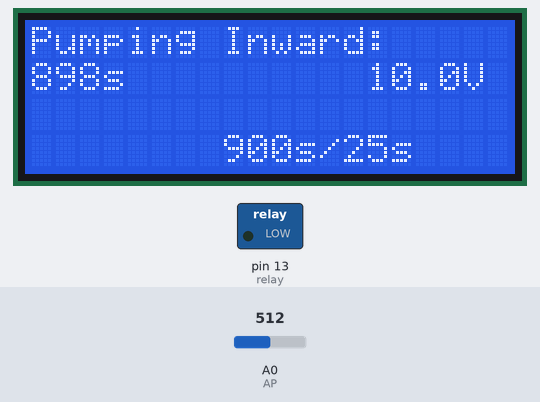
The sketch below on a simulated Arduino Uno, built with avr-gcc and run on an emulated ATmega328P. Shown: 20×4 character LCD, switched loads named in the sketch (green lamp = pin HIGH). Inputs (shaded band) come from the test bench; at power-on: A0 (AP) = 512.

Above: at 1.2 s.
1.3 s: A0 (AP) set to 716
At 2.6 s:
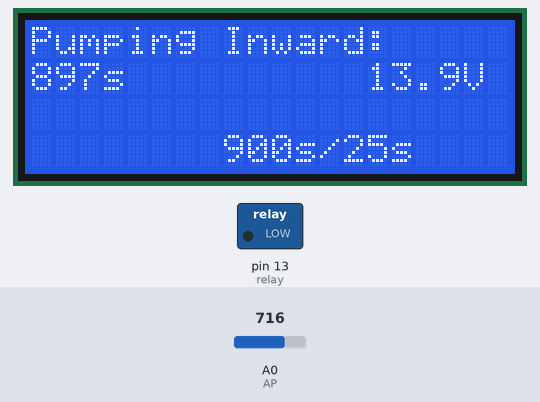
3.5 s: A0 (AP) set to 900
At 4.8 s:
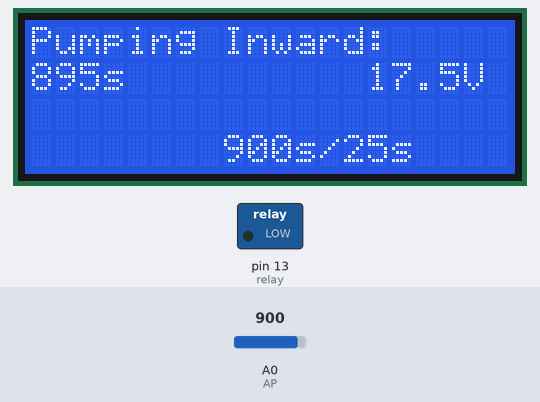
5.5 s: A0 (AP) set to 1023
At 6.8 s:
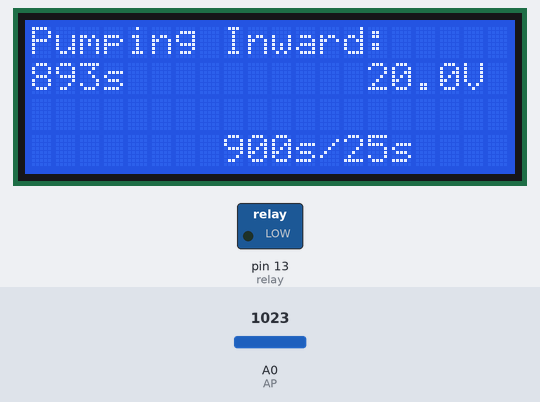
Timing chart, 0 to 8.5 s (numbered marks = the images above; inputs shaded):
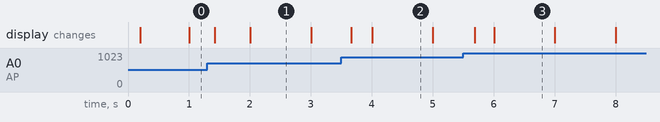

The sketch:

code2.ino
```cpp
#include <LiquidCrystal.h>
LiquidCrystal lcd(12, 11, 7, 6, 5, 4);//First two are PWM; last four are digital.

unsigned long ITP = 900;//seconds, inlet time period.
unsigned long OTP = 25;//seconds, outlet time period.

const int relay =  13;//Digital pin number.

//Voltage reader constants.
const int AP = 0;//Analog read pin for the voltage read.
const int R1 = 10000;//Resistor 1 Ohms.
const int R2 = 3330;//Resistor 2 Ohms.
unsigned long VRT=200;//Voltage refresh time, milliseconds. Real-time reading can be too fast.

//Holder variables.
int CRS;//current relay signal.
unsigned long CTP;//current time period.
unsigned long PM;//previous millis() reading.
unsigned long PVM;//previous Voltage millis() reading.
unsigned long EE;//elapsed, difference between PM and millis().
double CV;


void setup() {
  //Initialize relay pin.
  pinMode(relay, OUTPUT);
  digitalWrite(relay, LOW);
  //Initialize time keeping.
  PM=millis();
  PVM=millis();
  //Initalize LCD.
  lcd.begin(20,4);
  lcd.clear();
  //lcd.print("Hello World!");
  lcdPrint(0,0,"Pumping ");
  lcdPrint(0,1,"");
  //lcdPrint(0,2,"Out Time: ");
  //lcdPrint(10,2,String(OTP));
  //lcdPrint(0,3,"In Time: ");
  //lcdPrint(9,3,String(ITP));
  lcdPrint(8,3,String(ITP));
  lcdPrint(8+digits(ITP),3,"s/");
  lcdPrint(8+digits(ITP)+2,3,String(OTP));
  lcdPrint(8+digits(ITP)+2+digits(OTP),3,"s");
  //Convert to milliseconds.
  ITP = ITP*1000;
  OTP = OTP*1000;
  //Initialize the holders so that pumping in starts first.
  CTP=ITP;
  CRS=LOW;
  //Voltage reader constant.
  CV=(R1+R2)/R2*5.0/1023.0;
}

void loop()
{
  //When millis() overflows, set to pump inward cycle.
  checkOverflow();

  //Normal routine.
  checkToggle();
  updateCountdown();
  //updateVoltage();
  updateVoltageSlow();
}

void updateCountdown(){
  if(CRS==LOW){
    lcdPrint(8,0,"Inward:   ");
  } else {
    lcdPrint(8,0,"Outward:   ");
  }
  unsigned long TT=(CTP-getTime())/1000;
  lcdPrint(0,1,String(TT));
  lcdPrint(digits(TT),1,"s    ");
}
void toggle(){
  if(CRS==LOW){
    CTP=OTP;
    CRS=HIGH;
  } else {
    CTP=ITP;
    CRS=LOW;
  }
}
void lcdPrint(int col,int row,String text){
  lcd.setCursor(col,row);
  lcd.print(text);
}
void resetTimer(){
  PM=millis();
}
void checkOverflow(){
  if(PM>millis()){
    CRS=LOW;
    CTP=ITP;
    resetTimer();
  }
}
unsigned long getTime(){
  return (millis()-PM);
}

void checkToggle(){
  EE = getTime();
  if(EE>CTP){
    toggle();
    digitalWrite(relay,CRS);
    resetTimer();
  }
}
int digits(unsigned long II){
  return ((String(II)).length());
}

String doubleToString(double input,int decimalPlaces){
  //Rounds down (via intermediary integer conversion truncation)
  if(decimalPlaces!=0){
    String string = String((int)(input*pow(10,decimalPlaces)));
    if(abs(input)<1){
      if(input>0)
        string = "0"+string;
      else if(input<0)
      string = string.substring(0,1)+"0"+string.substring(1);
    }
    return string.substring(0,string.length()-decimalPlaces)+"."+string.substring(string.length()-decimalPlaces);
  }
  else {
    return String((int)input);
  }
}

double getVoltage(int AR){
  //AR: analogRead value.
  //CV: constant determined from voltage divider resistor values.
  return AR*CV;
}

void updateVoltage(){
  int AR = analogRead(AP);
  double VV = getVoltage(AR);
  lcdPrint(14,1,doubleToString(VV,2));
  lcdPrint(18,1,"V ");
}
unsigned long getVTime(){
  return (millis()-PVM);
}
void updateVoltageSlow(){
  unsigned long time = getVTime();
  if(time>=VRT){
    int AR = analogRead(AP);
    double VV = getVoltage(AR);
    lcdPrint(14,1,doubleToString(VV,2));
    lcdPrint(18,1,"V ");
    PVM=millis();
  }
}
```

Measured:
- what the display in image 1 shows lasts 1.0 s, from 2.0 s to 3.0 s
